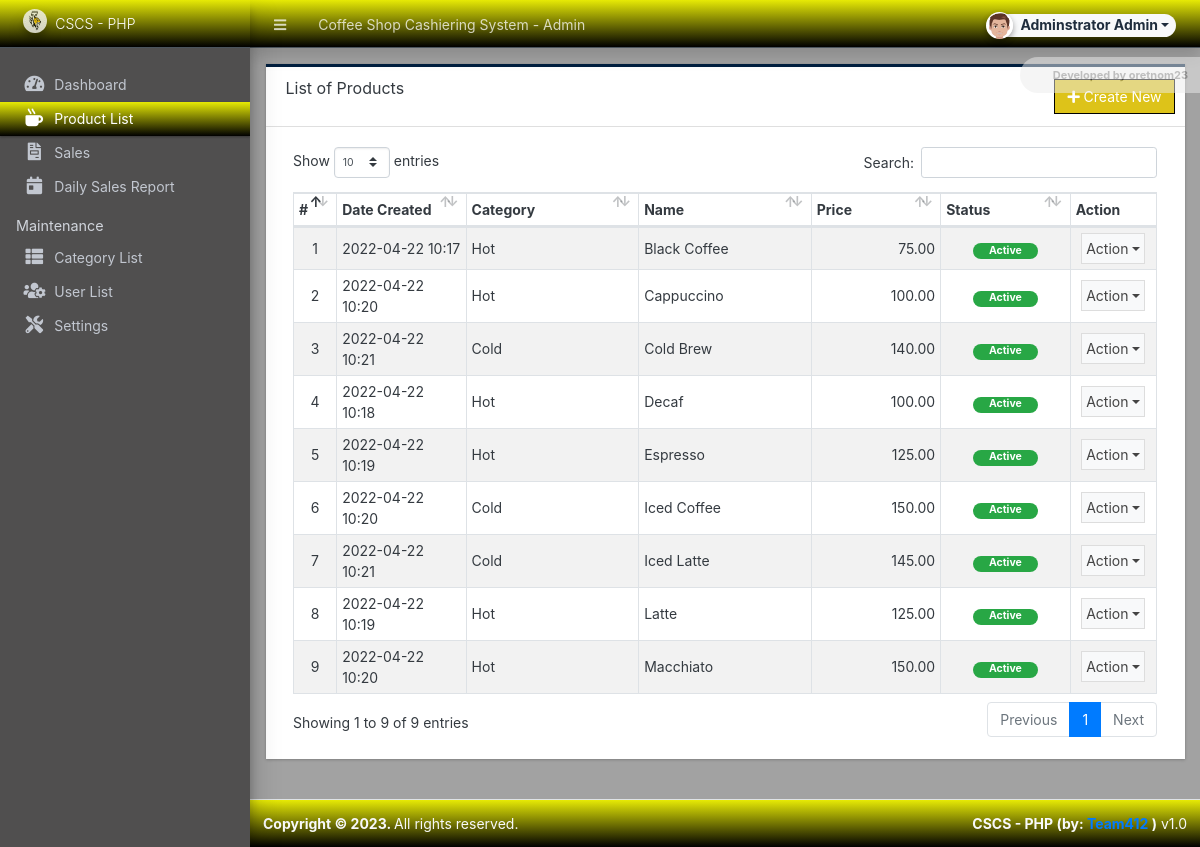
Page /admin/?page=products (signed in) on the committed database.
### tables this page shows
CREATE TABLE `product_list` (
  `id` int(30) NOT NULL,
  `category_id` int(30) NOT NULL,
  `name` text NOT NULL,
  `description` text NOT NULL,
  `price` float(15,2) NOT NULL DEFAULT 0.00,
  `status` tinyint(1) NOT NULL DEFAULT 1,
  `delete_flag` tinyint(1) NOT NULL DEFAULT 0,
  `date_created` datetime NOT NULL DEFAULT current_timestamp(),
  `date_updated` datetime NOT NULL DEFAULT current_timestamp() ON UPDATE current_timestamp()
);

CREATE TABLE `category_list` (
  `id` int(30) NOT NULL,
  `name` text NOT NULL,
  `description` text NOT NULL,
  `status` tinyint(1) NOT NULL DEFAULT 1,
  `delete_flag` tinyint(1) NOT NULL DEFAULT 0,
  `date_created` datetime NOT NULL DEFAULT current_timestamp(),
  `date_updated` datetime NOT NULL DEFAULT current_timestamp() ON UPDATE current_timestamp()
);

### config.php (called while the page is built, shortened)
<?php
require_once('classes/DBConnection.php');
require_once('classes/SystemSettings.php');
function validate_image($file){
	if(!empty($file)){
        $ex = explode("?",$file);
        $file = $ex[0];
        $ts = isset($ex[1]) ? "?".$ex[1] : '';
		if(is_file(base_app.$file)){
			return base_url.$file.$ts;
		}else{
			return base_url.'dist/img/no-image-available.png';
		}
	}else{
		return base_url.'dist/img/no-image-available.png';
	}
}
function isMobileDevice(){
    $aMobileUA = array(
        '/iphone/i' => 'iPhone',
        '/ipod/i' => 'iPod',
        '/ipad/i' => 'iPad',
        '/android/i' => 'Android',
        '/blackberry/i' => 'BlackBerry',
        '/webos/i' => 'Mobile'
    );
    return false;
}
?>

### classes/DBConnection.php (called while the page is built, shortened)
<?php
class DBConnection{
    private $host = DB_SERVER;
    private $username = DB_USERNAME;
    private $password = DB_PASSWORD;
    private $database = DB_NAME;
    public $conn;
    public function __construct(){
        if (!isset($this->conn)) {
            $this->conn = new mysqli($this->host, $this->username, $this->password, $this->database);
        }
    }
}
?>

### classes/SystemSettings.php (called while the page is built, shortened)
<?php
class SystemSettings extends DBConnection{
	function userdata($field = ''){
		if(!empty($field)){
			if(isset($_SESSION['userdata'][$field]))
				return $_SESSION['userdata'][$field];
			else
				return null;
		}else{
			return false;
		}
	}
	function info($field=''){
		if(!empty($field)){
			if(isset($_SESSION['system_info'][$field]))
				return $_SESSION['system_info'][$field];
			else
				return false;
		}else{
			return false;
		}
	}
}
$_settings = new SystemSettings();
?>

### admin/products/index.php (the view, shortened to what this page needs)
<div class="card card-outline rounded-0 card-navy">
	<div class="card-header">
		<h3 class="card-title">List of Products</h3>
		<div class="card-tools">
			<a href="javascript:void(0)" id="create_new" class="btn btn-flat btn-primary"><span class="fas fa-plus"></span>  Create New</a>
		</div>
	</div>
	<div class="card-body">
        <div class="container-fluid">
			<table class="table table-hover table-striped table-bordered" id="list">
				<colgroup>
					<col width="5%">
					<col width="15%">
					<col width="20%">
					<col width="20%">
					<col width="15%">
					<col width="15%">
					<col width="15%">
				</colgroup>
				<thead>
					<tr>
						<th>#</th>
						<th>Date Created</th>
						<th>Category</th>
						<th>Name</th>
						<th>Price</th>
						<th>Status</th>
						<th>Action</th>
					</tr>
				</thead>
				<tbody>
					<?php
					$i = 1;
						$qry = $conn->query("SELECT p.*, c.name as `category` from `product_list` p inner join category_list c on p.category_id = c.id where p.delete_flag = 0 order by p.`name` asc ");
						while($row = $qry->fetch_assoc()):
					?>
						<tr>
							<td class="text-center"><?php echo $i++; ?></td>
							<td><?php echo date("Y-m-d H:i",strtotime($row['date_created'])) ?></td>
							<td><?php echo $row['category'] ?></td>
							<td><?php echo $row['name'] ?></td>
							<td class="text-right"><?php echo $row['price'] ?></td>
							<td class="text-center">
                                <?php if($row['status'] == 1): ?>
                                    <span class="badge badge-success px-3 rounded-pill">Active</span>
                                <?php else: ?>
                                    <span class="badge badge-danger px-3 rounded-pill">Inactive</span>
                                <?php endif; ?>
                            </td>
							<td align="center">
								 <button type="button" class="btn btn-flat p-1 btn-default btn-sm dropdown-toggle dropdown-icon" data-toggle="dropdown">
				                  		Action
				                  </button>
							</td>
						</tr>
					<?php endwhile; ?>
				</tbody>
			</table>
		</div>
	</div>
</div>

### admin/index.php (shortened to what this page needs)
<?php require_once('../config.php'); ?>
 <!DOCTYPE html>
<html lang="en" class="" style="height: auto;">
<?php require_once('inc/header.php') ?>
  <body class="sidebar-mini layout-fixed control-sidebar-slide-open layout-navbar-fixed sidebar-mini-md sidebar-mini-xs text-sm" data-new-gr-c-s-check-loaded="14.991.0" data-gr-ext-installed="" style="height: auto;">
    <div class="wrapper">
     <?php require_once('inc/topBarNav.php') ?>
     <?php require_once('inc/navigation.php') ?>
     <?php $page = isset($_GET['page']) ? $_GET['page'] : 'home';  ?>
      <div class="content-wrapper  pt-3 pb-4" style="min-height: 567.854px;">
        <section class="content  text-dark">
          <div class="container-fluid">
            <?php
              if(!file_exists($page.".php") && !is_dir($page)){
                  include '404.html';
              }else{
                if(is_dir($page))
                  include $page.'/index.php';
                else
                  include $page.'.php';
              }
            ?>
          </div>
        </section>
      </div>
      <?php require_once('inc/footer.php') ?>
  </body>
</html>

### admin/inc/header.php (shortened to what this page needs)
<head>
    <link rel="stylesheet" href="<?php echo base_url ?>plugins/fontawesome-free/css/all.min.css">
    <link rel="stylesheet" href="<?php echo base_url ?>plugins/tempusdominus-bootstrap-4/css/tempusdominus-bootstrap-4.min.css">
  <link rel="stylesheet" href="<?php echo base_url ?>plugins/datatables-bs4/css/dataTables.bootstrap4.min.css">
  <link rel="stylesheet" href="<?php echo base_url ?>plugins/datatables-responsive/css/responsive.bootstrap4.min.css">
  <link rel="stylesheet" href="<?php echo base_url ?>plugins/datatables-buttons/css/buttons.bootstrap4.min.css">
  <link rel="stylesheet" href="<?php echo base_url ?>plugins/select2/css/select2.min.css">
  <link rel="stylesheet" href="<?php echo base_url ?>plugins/select2-bootstrap4-theme/select2-bootstrap4.min.css">
    <link rel="stylesheet" href="<?php echo base_url ?>plugins/icheck-bootstrap/icheck-bootstrap.min.css">
    <link rel="stylesheet" href="<?php echo base_url ?>plugins/jqvmap/jqvmap.min.css">
    <link rel="stylesheet" href="<?php echo base_url ?>dist/css/adminlte.css">
    <link rel="stylesheet" href="<?php echo base_url ?>dist/css/custom.css">
    <link rel="stylesheet" href="<?php echo base_url ?>plugins/overlayScrollbars/css/OverlayScrollbars.min.css">
    <link rel="stylesheet" href="<?php echo base_url ?>plugins/daterangepicker/daterangepicker.css">
    <link rel="stylesheet" href="<?php echo base_url ?>plugins/summernote/summernote-bs4.min.css">
  <link rel="stylesheet" href="<?php echo base_url ?>plugins/sweetalert2-theme-bootstrap-4/bootstrap-4.min.css">
  </head>

### admin/inc/topBarNav.php (shortened to what this page needs)
<nav class="main-header navbar navbar-expand navbar-dark shadow text-sm bg-gradient-navy">
  <ul class="navbar-nav">
    <li class="nav-item">
    <a class="nav-link" data-widget="pushmenu" href="#" role="button"><i class="fas fa-bars"></i></a>
    </li>
    <li class="nav-item d-none d-sm-inline-block">
      <a href="<?php echo base_url ?>" class="nav-link"><?php echo (!isMobileDevice()) ? $_settings->info('name'):$_settings->info('short_name'); ?> - Admin</a>
    </li>
  </ul>
  <ul class="navbar-nav ml-auto">
    <li class="nav-item">
      <div class="btn-group nav-link">
            <button type="button" class="btn btn-rounded badge badge-light dropdown-toggle dropdown-icon" data-toggle="dropdown">
              <span><img src="<?php echo validate_image($_settings->userdata('avatar')) ?>" class="img-circle elevation-2 user-img" alt="User Image"></span>
              <span class="ml-3"><?php echo ucwords($_settings->userdata('firstname').' '.$_settings->userdata('lastname')) ?></span>
            </button>
        </div>
    </li>
  </ul>
</nav>

### admin/inc/navigation.php (shortened to what this page needs)
<aside class="main-sidebar sidebar-dark-primary elevation-4 sidebar-no-expand">
  <a href="<?php echo base_url ?>admin" class="brand-link bg-gradient-navy text-sm">
  <img src="<?php echo validate_image($_settings->info('logo'))?>" alt="Store Logo" class="brand-image img-circle elevation-3" style="opacity: .8;width: 1.5rem;height: 1.5rem;max-height: unset">
  <span class="brand-text font-weight-light"><?php echo $_settings->info('short_name') ?></span>
  </a>
  <div class="sidebar os-host os-theme-light os-host-overflow os-host-overflow-y os-host-resize-disabled os-host-transition os-host-scrollbar-horizontal-hidden">
    <div class="os-content-glue" style="margin: 0px -8px; width: 249px; height: 646px;"></div>
    <div class="os-padding">
      <div class="os-viewport os-viewport-native-scrollbars-invisible" style="overflow-y: scroll;">
        <div class="os-content" style="padding: 0px 8px; height: 100%; width: 100%;">
          <nav class="mt-4">
             <ul class="nav nav-pills nav-sidebar flex-column text-sm nav-compact nav-flat nav-child-indent nav-collapse-hide-child" data-widget="treeview" role="menu" data-accordion="false">
              <li class="nav-item dropdown">
                <a href="./" class="nav-link nav-home">
                  <i class="nav-icon fas fa-tachometer-alt"></i>
                  <p>
                    Dashboard
                  </p>
                </a>
              </li>
              <?php if($_settings->userdata('type') != 3): ?>
              <li class="nav-item dropdown">
                <a href="<?php echo base_url ?>admin/?page=products" class="nav-link nav-products">
                  <i class="nav-icon fas fa-mug-hot"></i>
                  <p>
                    Product List
                  </p>
                </a>
              </li>
              <?php endif; ?>
              <li class="nav-item dropdown">
                <a href="<?php echo base_url ?>admin/?page=sales" class="nav-link nav-sales">
                  <i class="nav-icon fas fa-file-invoice"></i>
                  <p>
                    Sales
                  </p>
                </a>
              </li>
              <li class="nav-item dropdown">
                <a href="<?php echo base_url ?>admin/?page=reports" class="nav-link nav-reports">
                  <i class="nav-icon fas fa-calendar-day"></i>
                  <p>
                    Daily Sales Report
                  </p>
                </a>
              </li>
              <?php if($_settings->userdata('type') == 1): ?>
              <li class="nav-header">Maintenance</li>
              <li class="nav-item dropdown">
                <a href="<?php echo base_url ?>admin/?page=categories" class="nav-link nav-categories">
                  <i class="nav-icon fas fa-th-list"></i>
                  <p>
                    Category List
                  </p>
                </a>
              </li>
              <li class="nav-item dropdown">
                <a href="<?php echo base_url ?>admin/?page=user/list" class="nav-link nav-user/list">
                  <i class="nav-icon fas fa-users-cog"></i>
                  <p>
                    User List
                  </p>
                </a>
              </li>
              <li class="nav-item dropdown">
                <a href="<?php echo base_url ?>admin/?page=system_info" class="nav-link nav-system_info">
                  <i class="nav-icon fas fa-tools"></i>
                  <p>
                    Settings
                  </p>
                </a>
              </li>
              <?php endif; ?>
            </ul>
          </nav>
        </div>
      </div>
    </div>
  </div>
</aside>

### admin/inc/footer.php (shortened to what this page needs)
<footer class="main-footer text-sm bg-gradient-navy text-light">
        <strong>Copyright © <?php echo date('Y') ?>.
        </strong>
        All rights reserved.
        <div class="float-right d-none d-sm-inline-block">
          <b><?php echo $_settings->info('short_name') ?> (by: <a href="mailto:omalom1@students.towson.edu" target="blank">Team412</a> )</b> v1.0
        </div>
      </footer>
    </div>

### admin/inc/topBarNav.php (style rules this page uses)
.user-img { position: absolute; height: 27px; width: 27px; object-fit: cover; left: -7%; top: -12%; }
.btn-rounded { border-radius: 50px; }

### rows in the picture
product_list: date_created "2022-04-22 10:17", category.name "Hot", name "Black Coffee", price "75.00", status "Active"
product_list: date_created "2022-04-22 10:20", category.name "Hot", name "Cappuccino", price "100.00", status "Active"
product_list: date_created "2022-04-22 10:21", category.name "Cold", name "Cold Brew", price "140.00", status "Active"
product_list: date_created "2022-04-22 10:18", category.name "Hot", name "Decaf", price "100.00", status "Active"
product_list: date_created "2022-04-22 10:19", category.name "Hot", name "Espresso", price "125.00", status "Active"
product_list: date_created "2022-04-22 10:20", category.name "Cold", name "Iced Coffee", price "150.00", status "Active"
product_list: date_created "2022-04-22 10:21", category.name "Cold", name "Iced Latte", price "145.00", status "Active"
product_list: date_created "2022-04-22 10:19", category.name "Hot", name "Latte", price "125.00", status "Active"
product_list: date_created "2022-04-22 10:20", category.name "Hot", name "Macchiato", price "150.00", status "Active"

### other values in the picture
$_settings->info('name') "Coffee Shop Cashiering System"
$_settings->userdata('firstname').' '.$_settings->userdata('lastname') "Adminstrator Admin"
$_settings->info('short_name') "CSCS - PHP"
